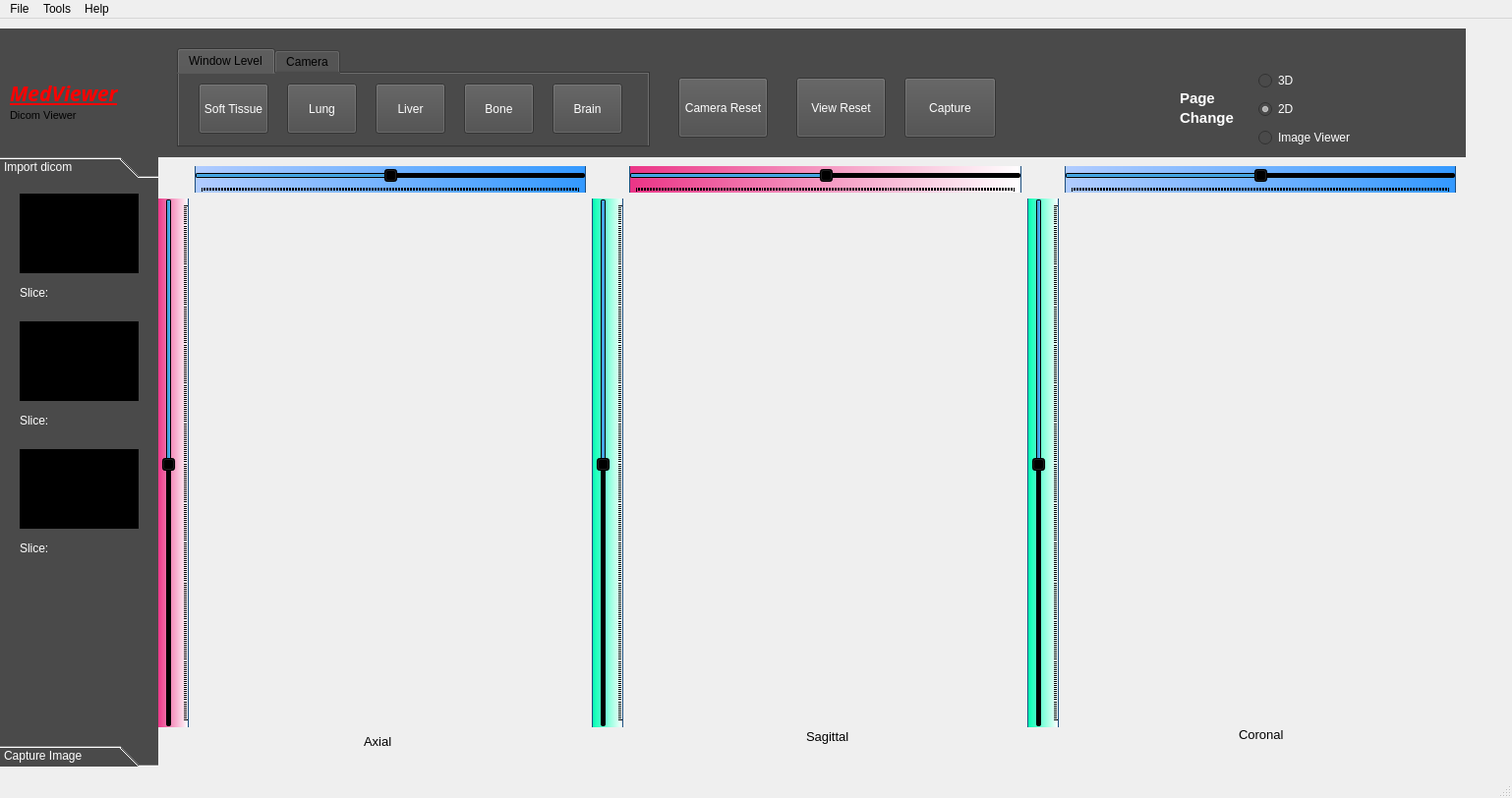
<?xml version="1.0" encoding="UTF-8"?>
<ui version="4.0">
 <class>MainWindow</class>
 <widget class="QMainWindow" name="MainWindow">
  <property name="geometry">
   <rect>
    <x>0</x>
    <y>0</y>
    <width>1538</width>
    <height>812</height>
   </rect>
  </property>
  <property name="windowTitle">
   <string>MainWindow</string>
  </property>
  <widget class="QWidget" name="centralwidget">
   <widget class="QToolBox" name="toolBox">
    <property name="geometry">
     <rect>
      <x>0</x>
      <y>140</y>
      <width>161</width>
      <height>621</height>
     </rect>
    </property>
    <property name="styleSheet">
     <string notr="true">background-color: rgb(74, 74, 74);
color: rgb(255, 255, 255);</string>
    </property>
    <property name="currentIndex">
     <number>0</number>
    </property>
    <widget class="QWidget" name="page">
     <property name="geometry">
      <rect>
       <x>0</x>
       <y>0</y>
       <width>161</width>
       <height>559</height>
      </rect>
     </property>
     <attribute name="label">
      <string>Import dicom</string>
     </attribute>
     <widget class="QWidget" name="widget_10" native="true">
      <property name="geometry">
       <rect>
        <x>20</x>
        <y>10</y>
        <width>121</width>
        <height>81</height>
       </rect>
      </property>
      <property name="styleSheet">
       <string notr="true">background-color: rgb(0, 0, 0);</string>
      </property>
     </widget>
     <widget class="QWidget" name="widget_14" native="true">
      <property name="geometry">
       <rect>
        <x>20</x>
        <y>140</y>
        <width>121</width>
        <height>81</height>
       </rect>
      </property>
      <property name="styleSheet">
       <string notr="true">background-color: rgb(0, 0, 0);</string>
      </property>
     </widget>
     <widget class="QWidget" name="widget_15" native="true">
      <property name="geometry">
       <rect>
        <x>20</x>
        <y>270</y>
        <width>121</width>
        <height>81</height>
       </rect>
      </property>
      <property name="styleSheet">
       <string notr="true">background-color: rgb(0, 0, 0);</string>
      </property>
     </widget>
     <widget class="QLabel" name="label_5">
      <property name="geometry">
       <rect>
        <x>20</x>
        <y>100</y>
        <width>121</width>
        <height>21</height>
       </rect>
      </property>
      <property name="text">
       <string>Slice:</string>
      </property>
     </widget>
     <widget class="QLabel" name="label_6">
      <property name="geometry">
       <rect>
        <x>20</x>
        <y>230</y>
        <width>121</width>
        <height>21</height>
       </rect>
      </property>
      <property name="text">
       <string>Slice:</string>
      </property>
     </widget>
     <widget class="QLabel" name="label_7">
      <property name="geometry">
       <rect>
        <x>20</x>
        <y>360</y>
        <width>121</width>
        <height>21</height>
       </rect>
      </property>
      <property name="text">
       <string>Slice:</string>
      </property>
     </widget>
    </widget>
    <widget class="QWidget" name="page_2">
     <property name="geometry">
      <rect>
       <x>0</x>
       <y>0</y>
       <width>161</width>
       <height>559</height>
      </rect>
     </property>
     <attribute name="label">
      <string>Capture Image</string>
     </attribute>
     <widget class="QWidget" name="widget_9" native="true">
      <property name="geometry">
       <rect>
        <x>30</x>
        <y>10</y>
        <width>121</width>
        <height>91</height>
       </rect>
      </property>
      <property name="styleSheet">
       <string notr="true">background-color: rgb(0, 0, 0);</string>
      </property>
     </widget>
     <widget class="QWidget" name="widget_11" native="true">
      <property name="geometry">
       <rect>
        <x>30</x>
        <y>140</y>
        <width>121</width>
        <height>91</height>
       </rect>
      </property>
      <property name="styleSheet">
       <string notr="true">background-color: rgb(0, 0, 0);</string>
      </property>
     </widget>
     <widget class="QWidget" name="widget_12" native="true">
      <property name="geometry">
       <rect>
        <x>30</x>
        <y>270</y>
        <width>121</width>
        <height>91</height>
       </rect>
      </property>
      <property name="styleSheet">
       <string notr="true">background-color: rgb(0, 0, 0);</string>
      </property>
     </widget>
     <widget class="QPushButton" name="pushButton_30">
      <property name="geometry">
       <rect>
        <x>82</x>
        <y>110</y>
        <width>71</width>
        <height>21</height>
       </rect>
      </property>
      <property name="text">
       <string>Delete</string>
      </property>
     </widget>
     <widget class="QPushButton" name="pushButton_32">
      <property name="geometry">
       <rect>
        <x>82</x>
        <y>240</y>
        <width>71</width>
        <height>21</height>
       </rect>
      </property>
      <property name="text">
       <string>Delete</string>
      </property>
     </widget>
     <widget class="QPushButton" name="pushButton_34">
      <property name="geometry">
       <rect>
        <x>82</x>
        <y>370</y>
        <width>71</width>
        <height>21</height>
       </rect>
      </property>
      <property name="text">
       <string>Delete</string>
      </property>
     </widget>
     <widget class="QPushButton" name="pushButton_38">
      <property name="geometry">
       <rect>
        <x>0</x>
        <y>50</y>
        <width>20</width>
        <height>20</height>
       </rect>
      </property>
      <property name="acceptDrops">
       <bool>true</bool>
      </property>
      <property name="styleSheet">
       <string notr="true">background-color: rgb(255, 255, 255);</string>
      </property>
      <property name="text">
       <string>PushButton</string>
      </property>
     </widget>
     <widget class="QPushButton" name="pushButton_39">
      <property name="geometry">
       <rect>
        <x>0</x>
        <y>180</y>
        <width>20</width>
        <height>20</height>
       </rect>
      </property>
      <property name="acceptDrops">
       <bool>true</bool>
      </property>
      <property name="styleSheet">
       <string notr="true">background-color: rgb(255, 255, 255);</string>
      </property>
      <property name="text">
       <string>PushButton</string>
      </property>
     </widget>
     <widget class="QPushButton" name="pushButton_40">
      <property name="geometry">
       <rect>
        <x>0</x>
        <y>310</y>
        <width>20</width>
        <height>20</height>
       </rect>
      </property>
      <property name="acceptDrops">
       <bool>true</bool>
      </property>
      <property name="styleSheet">
       <string notr="true">background-color: rgb(255, 255, 255);</string>
      </property>
      <property name="text">
       <string>PushButton</string>
      </property>
     </widget>
    </widget>
   </widget>
   <widget class="QStackedWidget" name="stackedWidget_2">
    <property name="geometry">
     <rect>
      <x>160</x>
      <y>10</y>
      <width>1341</width>
      <height>801</height>
     </rect>
    </property>
    <property name="styleSheet">
     <string notr="true"/>
    </property>
    <property name="currentIndex">
     <number>0</number>
    </property>
    <widget class="QWidget" name="stackedWidget_2Page1">
     <widget class="QWidget" name="layoutWidget">
      <property name="geometry">
       <rect>
        <x>0</x>
        <y>140</y>
        <width>1321</width>
        <height>571</height>
       </rect>
      </property>
      <layout class="QHBoxLayout" name="horizontalLayout_8">
       <item>
        <layout class="QGridLayout" name="axialGrid_7">
         <item row="1" column="0">
          <widget class="QSlider" name="axial_vSlider_7">
           <property name="enabled">
            <bool>true</bool>
           </property>
           <property name="sizePolicy">
            <sizepolicy hsizetype="Fixed" vsizetype="Preferred">
             <horstretch>0</horstretch>
             <verstretch>0</verstretch>
            </sizepolicy>
           </property>
           <property name="minimumSize">
            <size>
             <width>0</width>
             <height>1</height>
            </size>
           </property>
           <property name="cursor">
            <cursorShape>SplitVCursor</cursorShape>
           </property>
           <property name="focusPolicy">
            <enum>Qt::NoFocus</enum>
           </property>
           <property name="layoutDirection">
            <enum>Qt::RightToLeft</enum>
           </property>
           <property name="styleSheet">
            <string notr="true">background: #1C4E7E;
                border: 1px solid #1C4E7E;
                width: 14px;
                margin: -5px 0; /* handle is placed by default on the contents rect of the groove. Expand outside the groove */
                border-radius: 7px;
background: qlineargradient(x1:0, y1:0, x2:1, y2:0, stop:0 #eb3486, stop:1 #ffffff);
                width: 30px;
                border-radius: 4px;</string>
           </property>
           <property name="maximum">
            <number>255</number>
           </property>
           <property name="pageStep">
            <number>9</number>
           </property>
           <property name="value">
            <number>128</number>
           </property>
           <property name="sliderPosition">
            <number>128</number>
           </property>
           <property name="tracking">
            <bool>true</bool>
           </property>
           <property name="orientation">
            <enum>Qt::Vertical</enum>
           </property>
           <property name="invertedAppearance">
            <bool>true</bool>
           </property>
           <property name="invertedControls">
            <bool>false</bool>
           </property>
           <property name="tickPosition">
            <enum>QSlider::TicksBelow</enum>
           </property>
           <property name="tickInterval">
            <number>1</number>
           </property>
          </widget>
         </item>
         <item row="1" column="1">
          <layout class="QVBoxLayout" name="axial_vBox_7">
           <property name="spacing">
            <number>7</number>
           </property>
           <item>
            <layout class="QHBoxLayout" name="axial_hBox_7"/>
           </item>
          </layout>
         </item>
         <item row="0" column="1">
          <widget class="QSlider" name="axial_hSlider_7">
           <property name="sizePolicy">
            <sizepolicy hsizetype="Expanding" vsizetype="Fixed">
             <horstretch>0</horstretch>
             <verstretch>0</verstretch>
            </sizepolicy>
           </property>
           <property name="minimumSize">
            <size>
             <width>1</width>
             <height>0</height>
            </size>
           </property>
           <property name="cursor">
            <cursorShape>SplitHCursor</cursorShape>
           </property>
           <property name="focusPolicy">
            <enum>Qt::NoFocus</enum>
           </property>
           <property name="styleSheet">
            <string notr="true">background: #1C4E7E;
                border: 1px solid #1C4E7E;
                width: 14px;
                margin: -5px 0; /* handle is placed by default on the contents rect of the groove. Expand outside the groove */
                border-radius: 7px;
background: qlineargradient(x1:0, y1:0, x2:1, y2:0, stop:0 #B1CCFF, stop:1 #3399FF);
                height: 35px;
                border-radius: 4px;
</string>
           </property>
           <property name="maximum">
            <number>255</number>
           </property>
           <property name="value">
            <number>128</number>
           </property>
           <property name="tracking">
            <bool>true</bool>
           </property>
           <property name="orientation">
            <enum>Qt::Horizontal</enum>
           </property>
           <property name="invertedAppearance">
            <bool>false</bool>
           </property>
           <property name="tickPosition">
            <enum>QSlider::TicksBelow</enum>
           </property>
           <property name="tickInterval">
            <number>1</number>
           </property>
          </widget>
         </item>
        </layout>
       </item>
       <item>
        <layout class="QGridLayout" name="saggitalGrid_4">
         <item row="1" column="1">
          <layout class="QVBoxLayout" name="saggital_vBox_4">
           <item>
            <layout class="QHBoxLayout" name="saggital_hBox_4"/>
           </item>
          </layout>
         </item>
         <item row="1" column="0">
          <widget class="QSlider" name="sagittal_vSlider_4">
           <property name="enabled">
            <bool>true</bool>
           </property>
           <property name="sizePolicy">
            <sizepolicy hsizetype="Fixed" vsizetype="Preferred">
             <horstretch>0</horstretch>
             <verstretch>0</verstretch>
            </sizepolicy>
           </property>
           <property name="minimumSize">
            <size>
             <width>0</width>
             <height>1</height>
            </size>
           </property>
           <property name="cursor">
            <cursorShape>SplitVCursor</cursorShape>
           </property>
           <property name="focusPolicy">
            <enum>Qt::NoFocus</enum>
           </property>
           <property name="layoutDirection">
            <enum>Qt::LeftToRight</enum>
           </property>
           <property name="styleSheet">
            <string notr="true">background: #1C4E7E;
                border: 1px solid #1C4E7E;
                width: 14px;
                margin: -5px 0; /* handle is placed by default on the contents rect of the groove. Expand outside the groove */
                border-radius: 7px;
background: qlineargradient(x1:0, y1:0, x2:1, y2:0, stop:0 #00ffb3, stop:1 #ffffff);
                width: 30px;
                border-radius: 4px;</string>
           </property>
           <property name="maximum">
            <number>255</number>
           </property>
           <property name="pageStep">
            <number>9</number>
           </property>
           <property name="value">
            <number>128</number>
           </property>
           <property name="sliderPosition">
            <number>128</number>
           </property>
           <property name="tracking">
            <bool>true</bool>
           </property>
           <property name="orientation">
            <enum>Qt::Vertical</enum>
           </property>
           <property name="invertedAppearance">
            <bool>true</bool>
           </property>
           <property name="invertedControls">
            <bool>false</bool>
           </property>
           <property name="tickPosition">
            <enum>QSlider::TicksBelow</enum>
           </property>
           <property name="tickInterval">
            <number>1</number>
           </property>
          </widget>
         </item>
         <item row="0" column="1">
          <widget class="QSlider" name="sagittal_hSlider_4">
           <property name="sizePolicy">
            <sizepolicy hsizetype="Expanding" vsizetype="Fixed">
             <horstretch>0</horstretch>
             <verstretch>0</verstretch>
            </sizepolicy>
           </property>
           <property name="minimumSize">
            <size>
             <width>1</width>
             <height>0</height>
            </size>
           </property>
           <property name="cursor">
            <cursorShape>SplitHCursor</cursorShape>
           </property>
           <property name="focusPolicy">
            <enum>Qt::NoFocus</enum>
           </property>
           <property name="styleSheet">
            <string notr="true">background: #1C4E7E;
                border: 1px solid #1C4E7E;
                width: 14px;
                margin: -5px 0; /* handle is placed by default on the contents rect of the groove. Expand outside the groove */
                border-radius: 7px;
background: qlineargradient(x1:0, y1:0, x2:1, y2:0, stop:0 #eb3486, stop:1 #ffffff);
                height: 35px;
                border-radius: 4px;</string>
           </property>
           <property name="maximum">
            <number>255</number>
           </property>
           <property name="value">
            <number>128</number>
           </property>
           <property name="tracking">
            <bool>true</bool>
           </property>
           <property name="orientation">
            <enum>Qt::Horizontal</enum>
           </property>
           <property name="invertedAppearance">
            <bool>false</bool>
           </property>
           <property name="tickPosition">
            <enum>QSlider::TicksBelow</enum>
           </property>
           <property name="tickInterval">
            <number>1</number>
           </property>
          </widget>
         </item>
        </layout>
       </item>
       <item>
        <layout class="QGridLayout" name="coronalGrid_4">
         <item row="1" column="0">
          <widget class="QSlider" name="coronal_vSlider_4">
           <property name="enabled">
            <bool>true</bool>
           </property>
           <property name="sizePolicy">
            <sizepolicy hsizetype="Fixed" vsizetype="Preferred">
             <horstretch>0</horstretch>
             <verstretch>0</verstretch>
            </sizepolicy>
           </property>
           <property name="minimumSize">
            <size>
             <width>0</width>
             <height>1</height>
            </size>
           </property>
           <property name="cursor">
            <cursorShape>SplitVCursor</cursorShape>
           </property>
           <property name="focusPolicy">
            <enum>Qt::NoFocus</enum>
           </property>
           <property name="layoutDirection">
            <enum>Qt::LeftToRight</enum>
           </property>
           <property name="styleSheet">
            <string notr="true">background: #1C4E7E;
                border: 1px solid #1C4E7E;
                width: 14px;
                margin: -5px 0; /* handle is placed by default on the contents rect of the groove. Expand outside the groove */
                border-radius: 7px;
background: qlineargradient(x1:0, y1:0, x2:1, y2:0, stop:0 #00ffb3, stop:1 #ffffff);
                width: 30px;
                border-radius: 4px;</string>
           </property>
           <property name="maximum">
            <number>255</number>
           </property>
           <property name="pageStep">
            <number>9</number>
           </property>
           <property name="value">
            <number>128</number>
           </property>
           <property name="sliderPosition">
            <number>128</number>
           </property>
           <property name="tracking">
            <bool>true</bool>
           </property>
           <property name="orientation">
            <enum>Qt::Vertical</enum>
           </property>
           <property name="invertedAppearance">
            <bool>true</bool>
           </property>
           <property name="invertedControls">
            <bool>false</bool>
           </property>
           <property name="tickPosition">
            <enum>QSlider::TicksBelow</enum>
           </property>
           <property name="tickInterval">
            <number>1</number>
           </property>
          </widget>
         </item>
         <item row="0" column="1">
          <widget class="QSlider" name="coronal_hSlider_4">
           <property name="sizePolicy">
            <sizepolicy hsizetype="Expanding" vsizetype="Fixed">
             <horstretch>0</horstretch>
             <verstretch>0</verstretch>
            </sizepolicy>
           </property>
           <property name="minimumSize">
            <size>
             <width>1</width>
             <height>0</height>
            </size>
           </property>
           <property name="cursor">
            <cursorShape>SplitHCursor</cursorShape>
           </property>
           <property name="focusPolicy">
            <enum>Qt::NoFocus</enum>
           </property>
           <property name="styleSheet">
            <string notr="true">background: #1C4E7E;
                border: 1px solid #1C4E7E;
                width: 14px;
                margin: -5px 0; /* handle is placed by default on the contents rect of the groove. Expand outside the groove */
                border-radius: 7px;
background: qlineargradient(x1:0, y1:0, x2:1, y2:0, stop:0 #B1CCFF, stop:1 #3399FF);
                height: 35px;
                border-radius: 4px;</string>
           </property>
           <property name="maximum">
            <number>255</number>
           </property>
           <property name="value">
            <number>128</number>
           </property>
           <property name="tracking">
            <bool>true</bool>
           </property>
           <property name="orientation">
            <enum>Qt::Horizontal</enum>
           </property>
           <property name="invertedAppearance">
            <bool>false</bool>
           </property>
           <property name="tickPosition">
            <enum>QSlider::TicksBelow</enum>
           </property>
           <property name="tickInterval">
            <number>1</number>
           </property>
          </widget>
         </item>
         <item row="1" column="1">
          <layout class="QVBoxLayout" name="coronal_vBox_4">
           <item>
            <layout class="QHBoxLayout" name="coronal_hBox_4"/>
           </item>
          </layout>
         </item>
        </layout>
       </item>
      </layout>
     </widget>
     <widget class="QLabel" name="label_20">
      <property name="geometry">
       <rect>
        <x>660</x>
        <y>710</y>
        <width>71</width>
        <height>21</height>
       </rect>
      </property>
      <property name="font">
       <font>
        <pointsize>10</pointsize>
       </font>
      </property>
      <property name="text">
       <string>Sagittal</string>
      </property>
     </widget>
     <widget class="QLabel" name="label_21">
      <property name="geometry">
       <rect>
        <x>1100</x>
        <y>710</y>
        <width>71</width>
        <height>16</height>
       </rect>
      </property>
      <property name="font">
       <font>
        <pointsize>10</pointsize>
       </font>
      </property>
      <property name="text">
       <string>Coronal</string>
      </property>
     </widget>
     <widget class="QLabel" name="label_22">
      <property name="geometry">
       <rect>
        <x>210</x>
        <y>710</y>
        <width>51</width>
        <height>31</height>
       </rect>
      </property>
      <property name="font">
       <font>
        <pointsize>10</pointsize>
       </font>
      </property>
      <property name="text">
       <string>Axial</string>
      </property>
     </widget>
     <widget class="QWidget" name="widget" native="true">
      <property name="geometry">
       <rect>
        <x>0</x>
        <y>0</y>
        <width>1331</width>
        <height>131</height>
       </rect>
      </property>
      <property name="minimumSize">
       <size>
        <width>0</width>
        <height>0</height>
       </size>
      </property>
      <property name="styleSheet">
       <string notr="true">background-color: rgb(74, 74, 74);</string>
      </property>
      <widget class="QTabWidget" name="tabWidget">
       <property name="geometry">
        <rect>
         <x>20</x>
         <y>20</y>
         <width>481</width>
         <height>101</height>
        </rect>
       </property>
       <property name="currentIndex">
        <number>0</number>
       </property>
       <widget class="QWidget" name="tab_2">
        <attribute name="title">
         <string>Window Level</string>
        </attribute>
        <widget class="QPushButton" name="pushButton_3">
         <property name="geometry">
          <rect>
           <x>20</x>
           <y>10</y>
           <width>71</width>
           <height>51</height>
          </rect>
         </property>
         <property name="styleSheet">
          <string notr="true">color: rgb(255, 255, 255);</string>
         </property>
         <property name="text">
          <string>Soft Tissue</string>
         </property>
         <property name="checkable">
          <bool>false</bool>
         </property>
         <property name="checked">
          <bool>false</bool>
         </property>
        </widget>
        <widget class="QPushButton" name="pushButton_4">
         <property name="geometry">
          <rect>
           <x>110</x>
           <y>10</y>
           <width>71</width>
           <height>51</height>
          </rect>
         </property>
         <property name="styleSheet">
          <string notr="true">color: rgb(255, 255, 255);</string>
         </property>
         <property name="text">
          <string>Lung</string>
         </property>
        </widget>
        <widget class="QPushButton" name="pushButton_5">
         <property name="geometry">
          <rect>
           <x>200</x>
           <y>10</y>
           <width>71</width>
           <height>51</height>
          </rect>
         </property>
         <property name="styleSheet">
          <string notr="true">color: rgb(255, 255, 255);</string>
         </property>
         <property name="text">
          <string>Liver</string>
         </property>
        </widget>
        <widget class="QPushButton" name="pushButton_11">
         <property name="geometry">
          <rect>
           <x>290</x>
           <y>10</y>
           <width>71</width>
           <height>51</height>
          </rect>
         </property>
         <property name="styleSheet">
          <string notr="true">color: rgb(255, 255, 255);</string>
         </property>
         <property name="text">
          <string>Bone</string>
         </property>
        </widget>
        <widget class="QPushButton" name="pushButton_18">
         <property name="geometry">
          <rect>
           <x>380</x>
           <y>10</y>
           <width>71</width>
           <height>51</height>
          </rect>
         </property>
         <property name="styleSheet">
          <string notr="true">color: rgb(255, 255, 255);</string>
         </property>
         <property name="text">
          <string>Brain</string>
         </property>
        </widget>
       </widget>
       <widget class="QWidget" name="widget">
        <attribute name="title">
         <string>Camera</string>
        </attribute>
        <widget class="QPushButton" name="pushButton_26">
         <property name="geometry">
          <rect>
           <x>20</x>
           <y>10</y>
           <width>61</width>
           <height>51</height>
          </rect>
         </property>
         <property name="styleSheet">
          <string notr="true">color: rgb(255, 255, 255);</string>
         </property>
         <property name="text">
          <string>Zoom in</string>
         </property>
        </widget>
        <widget class="QPushButton" name="pushButton_27">
         <property name="geometry">
          <rect>
           <x>100</x>
           <y>10</y>
           <width>61</width>
           <height>51</height>
          </rect>
         </property>
         <property name="styleSheet">
          <string notr="true">color: rgb(255, 255, 255);</string>
         </property>
         <property name="text">
          <string>Zoom out</string>
         </property>
        </widget>
       </widget>
      </widget>
      <widget class="QPushButton" name="pushButton_23">
       <property name="geometry">
        <rect>
         <x>530</x>
         <y>50</y>
         <width>91</width>
         <height>61</height>
        </rect>
       </property>
       <property name="styleSheet">
        <string notr="true">color: rgb(255, 255, 255);</string>
       </property>
       <property name="text">
        <string>Camera Reset</string>
       </property>
      </widget>
      <widget class="QPushButton" name="pushButton_24">
       <property name="geometry">
        <rect>
         <x>650</x>
         <y>50</y>
         <width>91</width>
         <height>61</height>
        </rect>
       </property>
       <property name="styleSheet">
        <string notr="true">color: rgb(255, 255, 255);</string>
       </property>
       <property name="text">
        <string>View Reset</string>
       </property>
      </widget>
      <widget class="QPushButton" name="pushButton_25">
       <property name="geometry">
        <rect>
         <x>760</x>
         <y>50</y>
         <width>93</width>
         <height>61</height>
        </rect>
       </property>
       <property name="styleSheet">
        <string notr="true">color: rgb(255, 255, 255);</string>
       </property>
       <property name="text">
        <string>Capture</string>
       </property>
      </widget>
     </widget>
    </widget>
    <widget class="QWidget" name="page_5">
     <widget class="QWidget" name="horizontalLayoutWidget_2">
      <property name="geometry">
       <rect>
        <x>0</x>
        <y>130</y>
        <width>1331</width>
        <height>611</height>
       </rect>
      </property>
      <layout class="QHBoxLayout" name="horizontalLayout_2"/>
     </widget>
     <widget class="QWidget" name="widget_4" native="true">
      <property name="geometry">
       <rect>
        <x>0</x>
        <y>0</y>
        <width>1331</width>
        <height>131</height>
       </rect>
      </property>
      <property name="styleSheet">
       <string notr="true">background-color: rgb(74, 74, 74);</string>
      </property>
      <widget class="QTabWidget" name="tabWidget_2">
       <property name="geometry">
        <rect>
         <x>20</x>
         <y>20</y>
         <width>481</width>
         <height>101</height>
        </rect>
       </property>
       <property name="currentIndex">
        <number>1</number>
       </property>
       <widget class="QWidget" name="tab_4">
        <attribute name="title">
         <string>Transformation</string>
        </attribute>
        <widget class="QWidget" name="widget_5" native="true">
         <property name="geometry">
          <rect>
           <x>0</x>
           <y>0</y>
           <width>941</width>
           <height>71</height>
          </rect>
         </property>
         <widget class="QPushButton" name="pushButton_2">
          <property name="geometry">
           <rect>
            <x>20</x>
            <y>10</y>
            <width>71</width>
            <height>51</height>
           </rect>
          </property>
          <property name="styleSheet">
           <string notr="true">color: rgb(255, 255, 255);</string>
          </property>
          <property name="text">
           <string>BoxWidget</string>
          </property>
         </widget>
        </widget>
       </widget>
       <widget class="QWidget" name="widget_6">
        <attribute name="title">
         <string>State</string>
        </attribute>
        <widget class="QPushButton" name="pushButton_45">
         <property name="geometry">
          <rect>
           <x>20</x>
           <y>10</y>
           <width>61</width>
           <height>51</height>
          </rect>
         </property>
         <property name="styleSheet">
          <string notr="true">color: rgb(255, 255, 255);</string>
         </property>
         <property name="text">
          <string>Bone</string>
         </property>
        </widget>
        <widget class="QPushButton" name="pushButton_46">
         <property name="geometry">
          <rect>
           <x>100</x>
           <y>10</y>
           <width>61</width>
           <height>51</height>
          </rect>
         </property>
         <property name="styleSheet">
          <string notr="true">color: rgb(255, 255, 255);</string>
         </property>
         <property name="text">
          <string>Tissue</string>
         </property>
        </widget>
       </widget>
      </widget>
      <widget class="QPushButton" name="pushButton_47">
       <property name="geometry">
        <rect>
         <x>530</x>
         <y>50</y>
         <width>91</width>
         <height>61</height>
        </rect>
       </property>
       <property name="styleSheet">
        <string notr="true">color: rgb(255, 255, 255);</string>
       </property>
       <property name="text">
        <string>Camera Reset</string>
       </property>
      </widget>
      <widget class="QPushButton" name="pushButton_49">
       <property name="geometry">
        <rect>
         <x>650</x>
         <y>50</y>
         <width>93</width>
         <height>61</height>
        </rect>
       </property>
       <property name="styleSheet">
        <string notr="true">color: rgb(255, 255, 255);</string>
       </property>
       <property name="text">
        <string>Save</string>
       </property>
      </widget>
     </widget>
    </widget>
    <widget class="QWidget" name="page_3">
     <widget class="QWidget" name="widget_3" native="true">
      <property name="geometry">
       <rect>
        <x>0</x>
        <y>0</y>
        <width>1331</width>
        <height>131</height>
       </rect>
      </property>
      <property name="minimumSize">
       <size>
        <width>0</width>
        <height>0</height>
       </size>
      </property>
      <property name="styleSheet">
       <string notr="true">background-color: rgb(74, 74, 74);</string>
      </property>
      <widget class="QTabWidget" name="tabWidget_3">
       <property name="geometry">
        <rect>
         <x>20</x>
         <y>20</y>
         <width>481</width>
         <height>101</height>
        </rect>
       </property>
       <property name="currentIndex">
        <number>0</number>
       </property>
       <widget class="QWidget" name="tab_8">
        <attribute name="title">
         <string>Measure</string>
        </attribute>
        <widget class="QPushButton" name="pushButton_51">
         <property name="geometry">
          <rect>
           <x>20</x>
           <y>10</y>
           <width>61</width>
           <height>51</height>
          </rect>
         </property>
         <property name="styleSheet">
          <string notr="true">color: rgb(255, 255, 255);</string>
         </property>
         <property name="text">
          <string>Ruler</string>
         </property>
        </widget>
        <widget class="QPushButton" name="pushButton_52">
         <property name="geometry">
          <rect>
           <x>100</x>
           <y>10</y>
           <width>61</width>
           <height>51</height>
          </rect>
         </property>
         <property name="styleSheet">
          <string notr="true">color: rgb(255, 255, 255);</string>
         </property>
         <property name="text">
          <string>Angle</string>
         </property>
        </widget>
        <widget class="QPushButton" name="pushButton_53">
         <property name="geometry">
          <rect>
           <x>180</x>
           <y>10</y>
           <width>61</width>
           <height>51</height>
          </rect>
         </property>
         <property name="styleSheet">
          <string notr="true">color: rgb(255, 255, 255);</string>
         </property>
         <property name="text">
          <string>Circle</string>
         </property>
        </widget>
        <widget class="QPushButton" name="pushButton_54">
         <property name="geometry">
          <rect>
           <x>260</x>
           <y>10</y>
           <width>61</width>
           <height>51</height>
          </rect>
         </property>
         <property name="styleSheet">
          <string notr="true">color: rgb(255, 255, 255);</string>
         </property>
         <property name="text">
          <string>Pen</string>
         </property>
        </widget>
       </widget>
      </widget>
      <widget class="QPushButton" name="pushButton_50">
       <property name="geometry">
        <rect>
         <x>530</x>
         <y>50</y>
         <width>93</width>
         <height>61</height>
        </rect>
       </property>
       <property name="styleSheet">
        <string notr="true">color: rgb(255, 255, 255);</string>
       </property>
       <property name="text">
        <string>Capture</string>
       </property>
      </widget>
     </widget>
     <widget class="QWidget" name="widget_16" native="true">
      <property name="geometry">
       <rect>
        <x>-1</x>
        <y>129</y>
        <width>1331</width>
        <height>621</height>
       </rect>
      </property>
      <property name="styleSheet">
       <string notr="true">background-color: rgb(0, 0, 0);</string>
      </property>
     </widget>
    </widget>
   </widget>
   <widget class="QWidget" name="widget_2" native="true">
    <property name="geometry">
     <rect>
      <x>0</x>
      <y>10</y>
      <width>161</width>
      <height>131</height>
     </rect>
    </property>
    <property name="styleSheet">
     <string notr="true">background-color: rgb(74, 74, 74);</string>
    </property>
    <widget class="QLabel" name="label_2">
     <property name="geometry">
      <rect>
       <x>10</x>
       <y>80</y>
       <width>111</width>
       <height>16</height>
      </rect>
     </property>
     <property name="font">
      <font>
       <family>Tahoma</family>
       <pointsize>8</pointsize>
       <underline>false</underline>
      </font>
     </property>
     <property name="styleSheet">
      <string notr="true">color: rgb(255, 255, 255);
color: rgb(0, 0, 0);</string>
     </property>
     <property name="text">
      <string>Dicom Viewer</string>
     </property>
     <property name="scaledContents">
      <bool>false</bool>
     </property>
    </widget>
    <widget class="QLabel" name="label_4">
     <property name="geometry">
      <rect>
       <x>10</x>
       <y>50</y>
       <width>141</width>
       <height>31</height>
      </rect>
     </property>
     <property name="font">
      <font>
       <family>Bodoni MT</family>
       <pointsize>16</pointsize>
       <weight>75</weight>
       <italic>true</italic>
       <bold>true</bold>
       <underline>true</underline>
      </font>
     </property>
     <property name="styleSheet">
      <string notr="true">
color: rgb(255, 0, 0);</string>
     </property>
     <property name="text">
      <string>MedViewer</string>
     </property>
     <property name="scaledContents">
      <bool>false</bool>
     </property>
    </widget>
   </widget>
   <widget class="QWidget" name="widget_8" native="true">
    <property name="geometry">
     <rect>
      <x>1100</x>
      <y>10</y>
      <width>381</width>
      <height>121</height>
     </rect>
    </property>
    <property name="styleSheet">
     <string notr="true">background-color: rgb(74, 74, 74);</string>
    </property>
    <widget class="QLabel" name="label_3">
     <property name="geometry">
      <rect>
       <x>100</x>
       <y>80</y>
       <width>71</width>
       <height>21</height>
      </rect>
     </property>
     <property name="font">
      <font>
       <family>Tahoma</family>
       <pointsize>11</pointsize>
       <weight>75</weight>
       <bold>true</bold>
      </font>
     </property>
     <property name="styleSheet">
      <string notr="true">color: rgb(255, 255, 255);</string>
     </property>
     <property name="text">
      <string>Change</string>
     </property>
     <property name="scaledContents">
      <bool>false</bool>
     </property>
    </widget>
    <widget class="QLabel" name="label">
     <property name="geometry">
      <rect>
       <x>100</x>
       <y>60</y>
       <width>61</width>
       <height>21</height>
      </rect>
     </property>
     <property name="font">
      <font>
       <family>Tahoma</family>
       <pointsize>11</pointsize>
       <weight>75</weight>
       <bold>true</bold>
      </font>
     </property>
     <property name="styleSheet">
      <string notr="true">color: rgb(255, 255, 255);
</string>
     </property>
     <property name="text">
      <string>Page</string>
     </property>
     <property name="scaledContents">
      <bool>false</bool>
     </property>
    </widget>
    <widget class="QWidget" name="horizontalLayoutWidget">
     <property name="geometry">
      <rect>
       <x>180</x>
       <y>40</y>
       <width>151</width>
       <height>84</height>
      </rect>
     </property>
     <layout class="QVBoxLayout" name="verticalLayout">
      <item>
       <widget class="QRadioButton" name="threeButton">
        <property name="styleSheet">
         <string notr="true">color: rgb(255, 255, 255);</string>
        </property>
        <property name="text">
         <string>3D</string>
        </property>
       </widget>
      </item>
      <item>
       <widget class="QRadioButton" name="twoButton">
        <property name="styleSheet">
         <string notr="true">color: rgb(255, 255, 255);</string>
        </property>
        <property name="text">
         <string>2D</string>
        </property>
        <property name="checked">
         <bool>true</bool>
        </property>
       </widget>
      </item>
      <item>
       <widget class="QRadioButton" name="radioButton">
        <property name="styleSheet">
         <string notr="true">color: rgb(255, 255, 255);</string>
        </property>
        <property name="text">
         <string>Image Viewer</string>
        </property>
       </widget>
      </item>
     </layout>
    </widget>
   </widget>
   <zorder>stackedWidget_2</zorder>
   <zorder>widget_2</zorder>
   <zorder>toolBox</zorder>
   <zorder>widget_8</zorder>
  </widget>
  <widget class="QMenuBar" name="menubar">
   <property name="geometry">
    <rect>
     <x>0</x>
     <y>0</y>
     <width>1538</width>
     <height>26</height>
    </rect>
   </property>
   <widget class="QMenu" name="menuFile">
    <property name="title">
     <string>File</string>
    </property>
    <addaction name="actionNew"/>
    <addaction name="actionSelect_Folder"/>
    <addaction name="actionExit"/>
   </widget>
   <widget class="QMenu" name="menuTools">
    <property name="title">
     <string>Tools</string>
    </property>
    <widget class="QMenu" name="menuMeasure">
     <property name="title">
      <string>Measure</string>
     </property>
     <addaction name="separator"/>
     <addaction name="actionRuler"/>
     <addaction name="actionCircle"/>
     <addaction name="actionAngle"/>
     <addaction name="actionPen"/>
    </widget>
    <widget class="QMenu" name="menuMagnifier">
     <property name="title">
      <string>Magnifier</string>
     </property>
     <addaction name="separator"/>
     <addaction name="actionZoom_in"/>
     <addaction name="actionZoom_out"/>
    </widget>
    <addaction name="menuMeasure"/>
    <addaction name="menuMagnifier"/>
   </widget>
   <widget class="QMenu" name="menuHelp">
    <property name="title">
     <string>Help</string>
    </property>
    <addaction name="actionAbout_Us"/>
   </widget>
   <addaction name="menuFile"/>
   <addaction name="menuTools"/>
   <addaction name="menuHelp"/>
  </widget>
  <widget class="QStatusBar" name="statusbar"/>
  <action name="actionNew">
   <property name="text">
    <string>New</string>
   </property>
  </action>
  <action name="actionSelect_Folder">
   <property name="text">
    <string>Select Folder</string>
   </property>
  </action>
  <action name="actionSave">
   <property name="text">
    <string>Save</string>
   </property>
  </action>
  <action name="actionExit">
   <property name="text">
    <string>Exit</string>
   </property>
  </action>
  <action name="actionTransformation">
   <property name="text">
    <string>Transformation</string>
   </property>
  </action>
  <action name="actionRuler">
   <property name="text">
    <string>Ruler</string>
   </property>
  </action>
  <action name="actionCircle">
   <property name="text">
    <string>Circle</string>
   </property>
  </action>
  <action name="actionAngle">
   <property name="text">
    <string>Angle</string>
   </property>
  </action>
  <action name="actionPen">
   <property name="text">
    <string>Pen</string>
   </property>
  </action>
  <action name="actionAbout_Us">
   <property name="text">
    <string>About Us</string>
   </property>
  </action>
  <action name="actionZoom_in">
   <property name="text">
    <string>Zoom in</string>
   </property>
  </action>
  <action name="actionZoom_out">
   <property name="text">
    <string>Zoom out</string>
   </property>
  </action>
 </widget>
 <resources/>
 <connections/>
</ui>
